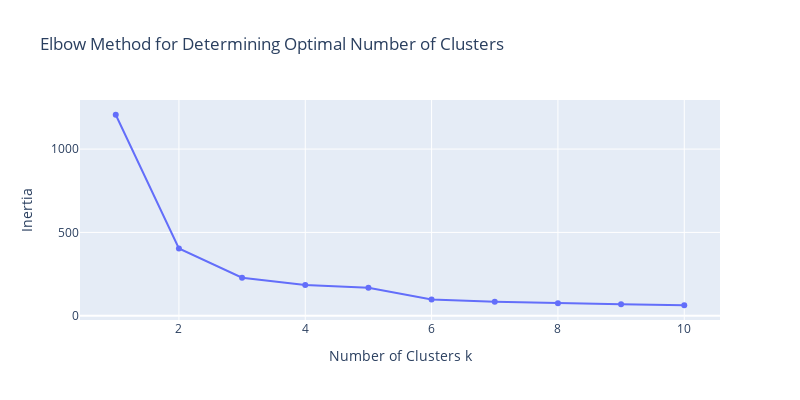

Notebook code for this chart:
### Markdown cell above
### Elbow Plot

In order to perform K-Means, we need to know how many clusters k to use. The most commonly accepted method to determine k is to generate an Elbow plot and find where the curve pivots from sharp decline to flattening out (the elbow).

In our plot below, we see that the most appropriate value for k is 3.

### Code cell
# Elbow plot to determine the number of clusters
ks = [ k for k in range(1,11) ]
inertias = []
for k in ks:
    kmeans = KMeans(n_clusters=k, n_init='auto', random_state=8)
    kmeans.fit(X_pca)
    inertias.append(kmeans.inertia_)
df_elbow = pd.DataFrame(list(zip(ks,inertias)), columns=['Number of Clusters k', 'Inertia'])

fig = px.line(df_elbow, x='Number of Clusters k', y='Inertia', markers=True, title='Elbow Method for Determining Optimal Number of Clusters', width=800, height=400)
fig.show()

### Figure 1 — Plotly figure (JSON) as saved in the notebook; plotly's stock layout.template omitted (floating-point values rounded to 4 significant figures)
{"data": [{"hovertemplate": "Number of Clusters k=%{x}<br>Inertia=%{y}<extra></extra>", "legendgroup": "", "line": {"color": "#636efa", "dash": "solid"}, "marker": {"symbol": "circle"}, "mode": "lines+markers", "name": "", "orientation": "v", "showlegend": false, "type": "scatter", "x": [1, 2, 3, 4, 5, 6, 7, 8, 9, 10], "xaxis": "x", "y": [1206.0, 404.0, 228.3, 185.1, 168.5, 97.89, 83.82, 74.23, 68.25, 62.9], "yaxis": "y"}], "layout": {"height": 400, "legend": {"tracegroupgap": 0}, "title": {"text": "Elbow Method for Determining Optimal Number of Clusters"}, "width": 800, "xaxis": {"anchor": "y", "domain": [0, 1], "title": {"text": "Number of Clusters k"}}, "yaxis": {"anchor": "x", "domain": [0, 1], "title": {"text": "Inertia"}}}}
